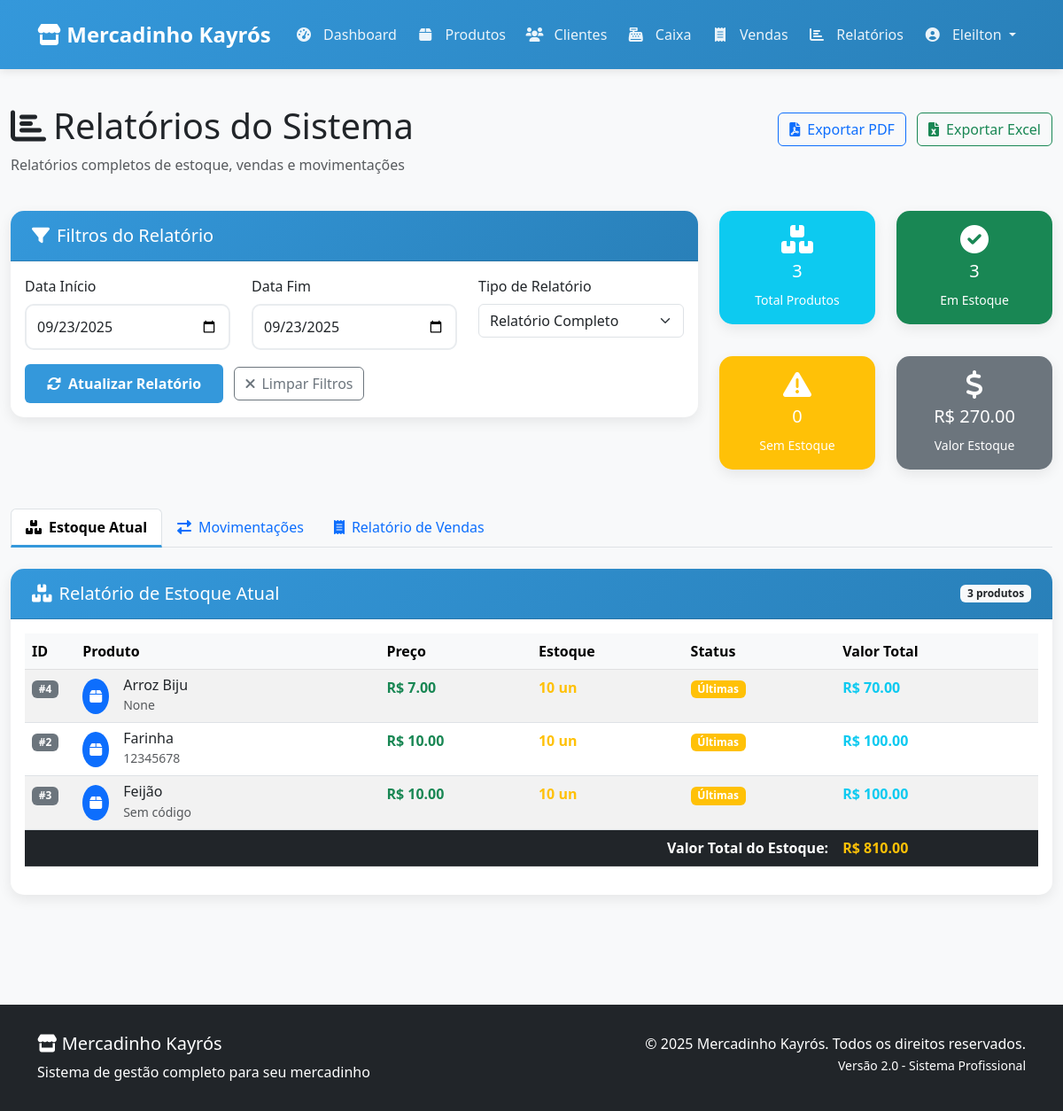
/relatorios (signed in), run on an earlier commit of the app's database.
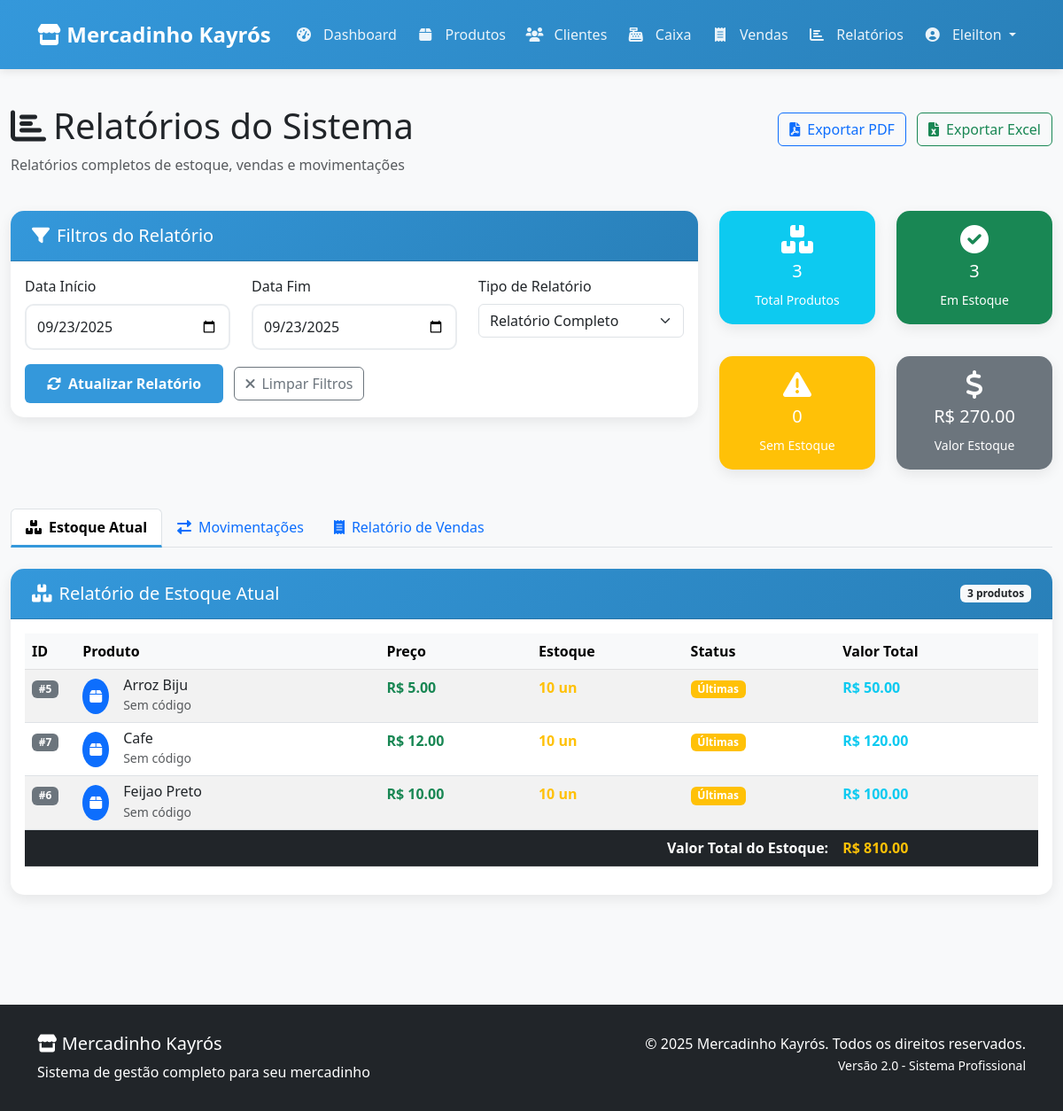
And on a later commit of the database.
### tables this page shows
CREATE TABLE produtos (
        id INTEGER PRIMARY KEY AUTOINCREMENT,
        nome TEXT NOT NULL,
        preco REAL NOT NULL,
        quantidade INTEGER NOT NULL,
        codigo_barras TEXT UNIQUE
    );

### app.py (the view)
@app.route('/relatorios')
@login_required
def relatorios():
    try:
        relatorio_estoque = db.get_relatorio_estoque()
        relatorio_movimentacao = db.get_relatorio_movimentacao_estoque()
        estatisticas = db.get_estatisticas_gerais()
        return render_template('relatorios.html',
                             estoque=relatorio_estoque,
                             movimentacoes=relatorio_movimentacao,
                             estatisticas=estatisticas)
    except Exception as e:
        flash('Erro ao carregar relatórios.', 'danger')
        return render_template('relatorios.html', estoque=[], movimentacoes=[], estatisticas={})

### app.py (called while the page is built)
@login_manager.user_loader
def load_user(user_id):
    try:
        return db.get_user_by_id(int(user_id))
    except (ValueError, TypeError):
        return None

@app.before_request
def before_request():
    if request.method == 'POST':
        for key, value in request.form.items():
            if len(str(value)) > 1000:
                flash('Dados enviados são muito grandes!', 'danger')
                return redirect(url_for('index'))

@app.context_processor
def inject_template_vars():
    return {
        'current_year': datetime.utcnow().year,
        'current_user': current_user
    }

### logica_banco.py (called while the page is built)
def get_user_by_id(user_id):
    db = DatabaseManager()
    if not db.connect():
        return None
    user_data = db.fetch_one("SELECT * FROM usuarios WHERE id = ?", (user_id,))
    db.disconnect()
    if user_data:
        return User(
            id=user_data['id'],
            username=user_data['username'],
            password_hash=user_data['password_hash']
        )
    return None

def listar_produtos():
    db = DatabaseManager()
    if not db.connect():
        return []
    produtos = db.fetch_all("SELECT * FROM produtos ORDER BY nome")
    db.disconnect()
    return produtos

### templates/relatorios.html (shortened to what the changed rows need)
{% extends "base.html" %}
{% block content %}
<div class="container-fluid py-4">
    <div class="row mb-4">
        <div class="col-12">
            <div class="d-flex justify-content-between align-items-center">
                <h1><i class="fas fa-chart-bar me-2"></i>Relatórios do Sistema</h1>
            </div>
        </div>
    </div>
    <div class="tab-content" id="relatoriosContent">
        <div class="tab-pane fade show active" id="estoque" role="tabpanel">
            <div class="card">
                <div class="card-body">
                    {% if estoque %}
                    <div class="table-responsive">
                        <table class="table table-hover table-striped" id="tabela-estoque">
                            <thead class="table-light">
                                <tr>
                                    <th width="5%">ID</th>
                                    <th width="30%">Produto</th>
                                    <th width="15%">Preço</th>
                                    <th width="15%">Estoque</th>
                                    <th width="15%">Status</th>
                                    <th width="20%">Valor Total</th>
                                </tr>
                            </thead>
                            <tbody>
                                {% for produto in estoque %}
                                <tr>
                                    <td><span class="badge bg-secondary">#{{ produto.id }}</span></td>
                                    <td>
                                        <div class="d-flex align-items-center">
                                            <div class="bg-primary rounded-circle text-white p-2 me-3">
                                                <i class="fas fa-box"></i>
                                            </div>
                                            <div>
                                                <h6 class="mb-0">{{ produto.nome }}</h6>
                                                <small class="text-muted">{{ produto.codigo_barras or 'Sem código' }}</small>
                                            </div>
                                        </div>
                                    </td>
                                    <td class="fw-bold text-success">R$ {{ "%.2f"|format(produto.preco) }}</td>
                                    <td>
                                        <span class="fw-bold {% if produto.quantidade > 10 %}text-success{% elif produto.quantidade > 0 %}text-warning{% else %}text-danger{% endif %}">
                                            {{ produto.quantidade }} un
                                        </span>
                                    </td>
                                    <td>
                                        {% if produto.quantidade > 10 %}
                                        <span class="badge bg-success">Disponível</span>
                                        {% elif produto.quantidade > 0 %}
                                        <span class="badge bg-warning">Últimas</span>
                                        {% else %}
                                        <span class="badge bg-danger">Esgotado</span>
                                        {% endif %}
                                    </td>
                                    <td class="fw-bold text-info">R$ {{ "%.2f"|format(produto.preco * produto.quantidade) }}</td>
                                </tr>
                                {% endfor %}
                            </tbody>
                        </table>
                    </div>
                    {% else %}
                    <div class="text-center py-5">
                        <i class="fas fa-box-open fa-4x text-muted mb-3"></i>
                        <h4 class="text-muted">Nenhum produto cadastrado</h4>
                        <p class="text-muted">Não há produtos para exibir no relatório de estoque.</p>
                    </div>
                    {% endif %}
                </div>
            </div>
        </div>
    </div>
</div>
{% endblock %}

What changed in the data, as far as the page shows it:
removed produtos: id "4", nome "Arroz Biju", codigo_barras "None", preco "7.00", quantidade "10", shows "Últimas", produto.preco*produto.quantidade "70.00"
removed produtos: id "2", nome "Farinha", codigo_barras "12345678", preco "10.00", quantidade "10", shows "Últimas", produto.preco*produto.quantidade "100.00"
removed produtos: id "3", nome "Feijão", codigo_barras "Sem código", preco "10.00", quantidade "10", shows "Últimas", produto.preco*produto.quantidade "100.00"
added produtos: id "5", nome "Arroz Biju", codigo_barras "Sem código", preco "5.00", quantidade "10", shows "Últimas", produto.preco*produto.quantidade "50.00"
added produtos: id "7", nome "Cafe", codigo_barras "Sem código", preco "12.00", quantidade "10", shows "Últimas", produto.preco*produto.quantidade "120.00"
added produtos: id "6", nome "Feijao Preto", codigo_barras "Sem código", preco "10.00", quantidade "10", shows "Últimas", produto.preco*produto.quantidade "100.00"
